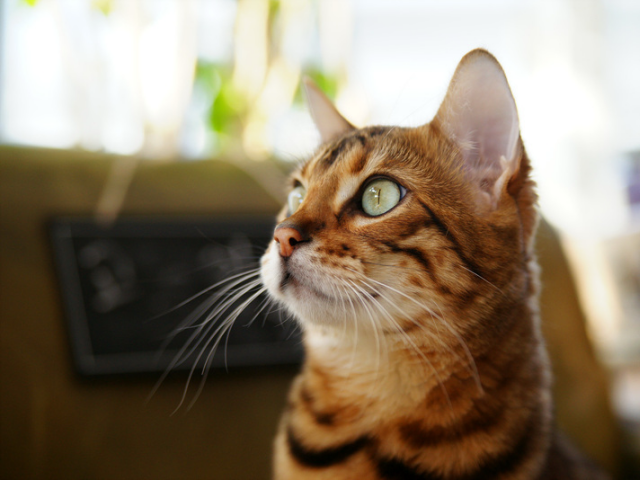
#> input picture open-cv/cat.bmp, 640 x 480 px
$ jupyter execute opencv_ex1.ipynb
#> lines starting #> are read from the running program, lines starting #| are printed output that depends on the picture
## OpenCV-Python

- pip install opencv-python

### cv2
- .imread() : 파일을 불러옴
- .namedWindow() : 새 창의 이름을 설정
- .imshow() : 새 창 열기
- .waitKey() : 키보드 입력이 있을 때까지 대기 (키의 아스키코드값을 반환)
- .destroyAllWindows() : 생성된 모든 창을 닫음

[cell 1]
import sys
import cv2

print('Hello OpenCV', cv2.__version__)

img = cv2.imread('cat.bmp')
#> img is the input picture: shape (480, 640, 3); mean B, G, R 104.5, 125.6, 140.8

if img is None:
    print('Image load failed')
    sys.exit()

cv2.namedWindow('image')
cv2.imshow('image',img)

while True:
    if cv2.waitKey() == 27:
#> (key Esc is pressed here)
        break

cv2.destroyAllWindows()

### 영상 파일 불러오기

- cv2.imread(filename, flags=None)  -> retval
- filename : 불러올 파일 이름
- flags : 영상 파일 불러오기 옵션 플래그
- - IMREAD_COLOR : BGR 컬러 영상으로 읽기(기본값) shape = (rows, cals, 3)
- - IMREAD_GRAYSCALE : 그레이스케일 영상으로 읽기 shape = (rows, cals)
- - IMREAD_UNCHAGED : 영상 파일 속성 그대로 읽기 (ex) 투명한 png 파일 : shape = (rows, cals, 4)
- retval : 불러온 영상 데이터 (numpy.ndarray)

<br>
<hr>
<br>

### 영상 파일 저장하기
- cv2.imwrite(filename, img, params=None) -> retval
- img : 저장할 영상 데이터(numpy.ndarray)
- params : 파일 저장 옵션 지정(속성 & 값의 정수 쌍) (ex) [cv2.IMWRITE_JPEG_QUALITY,90] : JPG 파일 압축률을 90%로 지정
- retval : 정상적으로 저장되면 true, 실패하면 false

<br>
<hr>
<br>

### 새 창 띄우기
- cv2.namedWindow(winname, flags=None) -> None
- winname : 창 고유 이름
- flags : 창 속성 지정 플래스
- - cv2.WINDOW_NORMAL : 영상 크기를 창 크기에 맞게 지정
- - cv2.WINDOW_AUTOSIZE : 창 크기를 영상 크기에 맞게 변겅(기본값)

[cell 2]
import matplotlib.pyplot as plt
import cv2

imgBGR = cv2.imread('cat.bmp')
imgRGB = cv2.cvtColor(imgBGR, cv2.COLOR_BGR2RGB)

plt.axis('off')
plt.imshow(imgRGB) # imread()하면 BGR로 가져와서 색이 이상함 RGB로 변환해줘야함.
plt.show()

imgGray = cv2.imread('cat.bmp', cv2.IMREAD_GRAYSCALE)
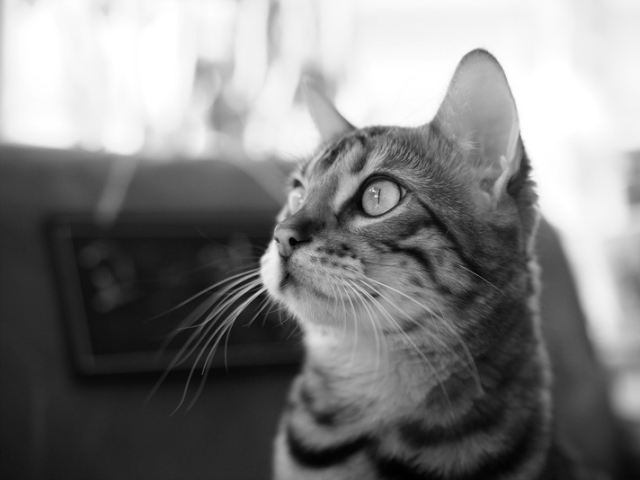
#> imgGray: shape (480, 640); min 0, max 255, mean 127.8

plt.axis('off')
plt.imshow(imgGray, cmap='gray') # cmap= 'gray'를 안주면 이상한 색이 나옴
plt.show()

[cell 3]
# Matplotlib으로 창 하나에 여러 개의 이미지 출력

imgBGR = cv2.imread('cat.bmp')
imgRGB = cv2.cvtColor(imgBGR, cv2.COLOR_BGR2RGB)
imgGray = cv2.imread('cat.bmp', cv2.IMREAD_GRAYSCALE)

plt.subplot(121), plt.axis('off'), plt.imshow(imgRGB), plt.title('RGB')
plt.subplot(122), plt.axis('off'), plt.imshow(imgGray, cmap='gray', label= 'gray'), plt.title('gray')
plt.show()
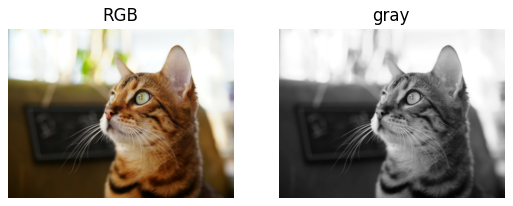
#> figure drawn by matplotlib, 2 panels

## [실전 코딩] 이미지 슬라이드 쇼

- 이미지 슬라이드 쇼
- - 특정 폴더에 있는 모든 이미지 파일을 이용하여 슬라이드쇼를 수행

- 구현 할 기능
- - 특정 폴더에 있는 이미지 파일 목록 읽기
- - 이미지를 전체 화면으로 출력하기
- - 일정 시간동안 이미지를 화면에 출력하고, 다음 이미지로 교체하기 (무한루프)

### 특정 폴더에 있는 이미지 파일(*.jpg) 목록 읽기
- os.listdir()
- glob.glob()

[cell 4]
import cv2
# os
# import os

# file_list = os.listdir('.\\images')
# img_files = [os.path.join('.\\images', file) for file in file_list if file.endswith('.jpg')]

# glob
import glob
img_files = glob.glob('.\\images\\*.jpg')

cv2.namedWindow('img_slide', cv2.WINDOW_NORMAL)
cv2.setWindowProperty('img_slide', cv2.WND_PROP_FULLSCREEN, cv2.WINDOW_FULLSCREEN)

# 불러온 이미지를 반복적으로 출력
cnt = len(img_files)
idx = 0

# delay_time = 1000
# paused = True
while True :
    # key = cv2.waitKey(delay_time)
    img = cv2.imread(img_files[idx])
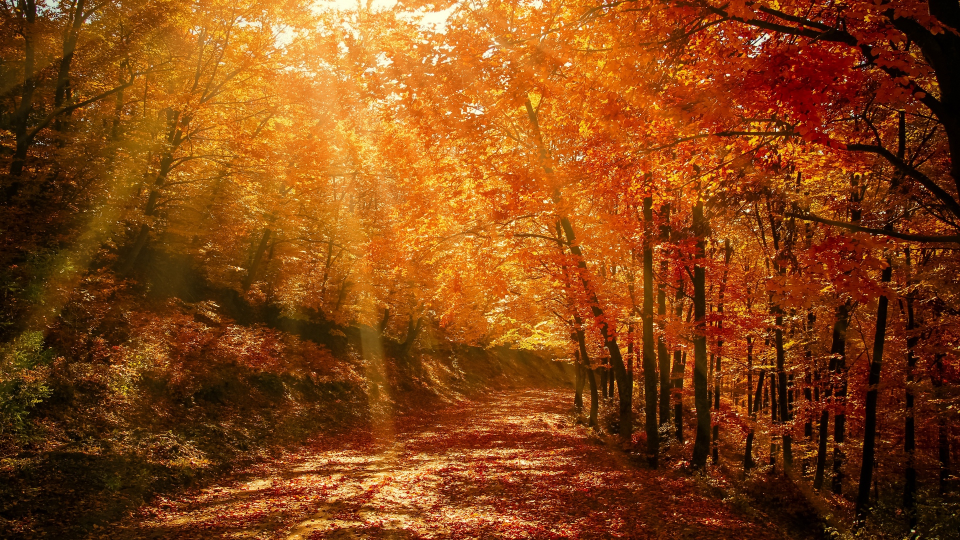
#> input picture open-cv/images/autumn_forest_park_128379_1920x1080.jpg, 1920 x 1080 px (shown at 1/2 size)
#> img is the input picture: shape (1080, 1920, 3); mean B, G, R 19.9, 68.7, 132.4

    if img is None:
        print('Image load failed')
        break

    cv2.imshow('img_slide', img)
    # if key == 27: # esc
    #     paused = False
    # elif key == 32: # space
    #     paused = True
    # elif key == 81: # 왼쪽 방향키
    #     delay_time - 100
    # elif key == 83: # 오른쪽 방향키
    #     delay_time + 100

    if cv2.waitKey(1000) == 27:
#> (key Esc is pressed here)
        cv2.destroyAllWindows()
        break

    idx += 1
    if idx >= cnt:
        idx = 0

[cell 5]
img1 = cv2.imread("cat.bmp", cv2.IMREAD_GRAYSCALE)
img2 = cv2.imread("cat.bmp", cv2.IMREAD_COLOR)
print(
    f"img1(gray) ndim : {img1.ndim} , shape : {img1.shape} , size : {img1.size} , dtype : {img1.dtype}"
)
#| img1(gray) ndim : 2 , shape : (480, 640) , size : 307200 , dtype : uint8
print(
    f"img2(color) ndim : {img2.ndim} , shape : {img2.shape} , size : {img2.size} , dtype : {img2.dtype}"
)
#| img2(color) ndim : 3 , shape : (480, 640, 3) , size : 921600 , dtype : uint8

print(img1) # 2차원 배열
#> (printed output is left out)
print('='*40)
print(img2) # 3차원 배열
#> (printed output is left out)

[cell 6]
img1 = cv2.imread('cat.bmp', cv2.IMREAD_GRAYSCALE)
img2 = cv2.imread('cat.bmp', cv2.IMREAD_COLOR)

print(f'type9img1) : {type(img1)}') # numpy.ndarray
#| type9img1) : <class 'numpy.ndarray'>
print(f'img1.shape : {img1.shape}') # (480, 640)
#| img1.shape : (480, 640)
print(f'img2.shape : {img2.shape}') # (480, 640, 3)
#| img2.shape : (480, 640, 3)
print(f'img2.dtype : {img2.dtype}') # uint8
#| img2.dtype : uint8

h, w = img2.shape[:2] # h:480, w : 640
#> h = 480; w = 640
print(f'img2.size : {w} x {h}')
#| img2.size : 640 x 480

if len(img1.shape) == 2:
    print('img1 is a grayscale image')

elif len(img1.shape) == 3:
    print('img1 is a truecolor image')


if len(img2.shape) == 2:
    print('img1 is a grayscale image')

elif len(img2.shape) == 3:
    print('img1 is a truecolor image')

[cell 7]
img1 = cv2.imread('cat.bmp', cv2.IMREAD_GRAYSCALE)
img2 = cv2.imread('cat.bmp', cv2.IMREAD_COLOR)

h, w = img1.shape
# for 문으로 픽셀값을 변경하는 작업은 매우 느리므로, 픽셀값 참조 방법만 확인하고 실제로는 사용 금지
for y in range(h):
    for x in range(w) :
        img1[y, x] = 255 # white
        img2[y, x] = [0, 0, 255] # BGR -> 0,0,255 -> red
#> img1: shape (480, 640); every value is 255
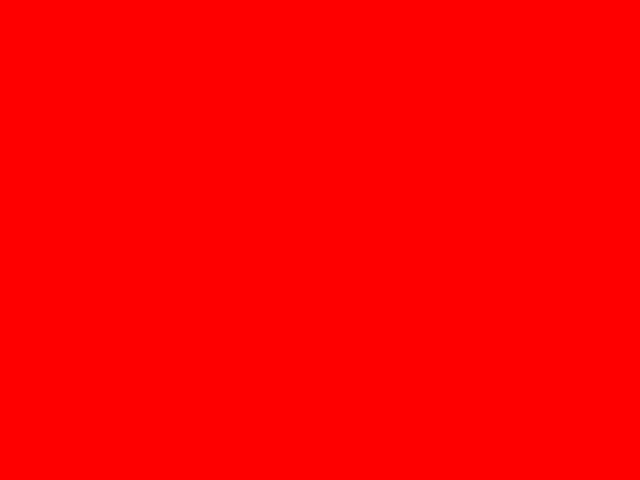
#> img2: shape (480, 640, 3); mean B, G, R 0, 0, 255

cv2.namedWindow('img1')
cv2.namedWindow('img2')
cv2.imshow('img1', img1)
cv2.imshow('img2', img2)


cv2.waitKey() # 이걸 줘야 실제로 출력아 가능함..?
cv2.destroyAllWindows()

### 영상의 생성, 복사, 부분 영상 추출

[cell 8]
import numpy as np

np1 = np.empty((2,2), dtype='uint8')
np1_2 = np.empty((2,2), dtype=np.uint8)
np1_3 = np.empty((2,2), np.uint8)
print(np1)
print(np1_2)
print(np1_3)

np2 = np.zeros((2,2), dtype='uint8')
print(np2)

np3 = np.ones((2,2), np.uint8)
print(np3)

np4 = np.full((2,2), 255, np.uint8)
print(np4)

[cell 9]
import matplotlib.pyplot as plt

img1 = np.empty((480, 640), dtype=np.uint8) # grayscale img
img2 = np.zeros((480, 640, 3), dtype=np.uint8) # color img
img3 = np.ones((480, 640), np.uint8) * 255 # white
img4 = np.full((480, 640, 3), (255, 255, 0), np.uint8) # yellow

# axis('off') : 축 안보이게
plt.subplot(221), plt.axis('off'), plt.imshow(img1, cmap='gray'), plt.title('img1')
plt.subplot(222), plt.axis('off'), plt.imshow(img2), plt.title('img2')
plt.subplot(223), plt.axis('off'), plt.imshow(img3, cmap='gray', vmin=0, vmax=255), plt.title('img3')
plt.subplot(224), plt.axis('off'), plt.imshow(img4), plt.title('img4')
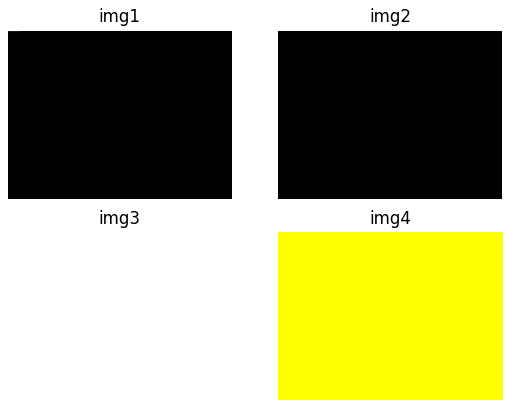
#> figure drawn by matplotlib, 4 panels
